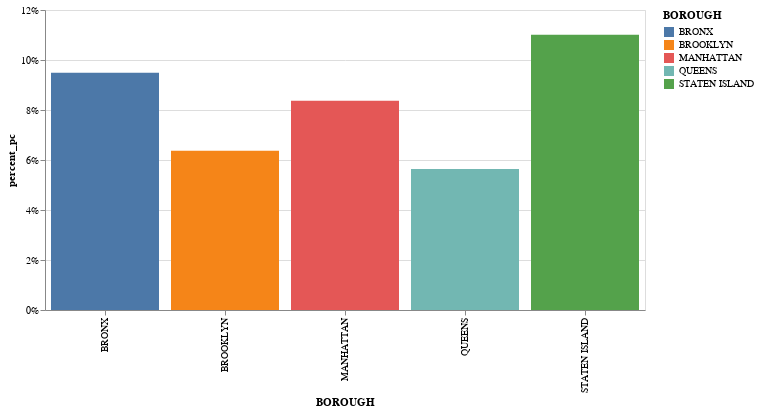

The notebook cell this image was saved under:
### Markdown cell above
### First show the bar chart of the ratio of non-driver's caused crashed by different burough

### Code cell
alt.Chart(pc_pattern1).mark_bar().encode(
    alt.X('BOROUGH:O'),
    alt.Y('percent_pc:Q', axis=alt.Axis(format='%')),
    color='BOROUGH:N'
).properties(
    height = 300,
    width = 300 * 2
)

### Figure 1 — Vega-Lite specification as saved in the notebook (floating-point values rounded to 4 significant figures)
{"config": {"view": {"width": 400, "height": 300}, "mark": {"tooltip": null}}, "data": {"name": "data-5eec54697e725e376a22ec5ca01afd3f"}, "mark": "bar", "encoding": {"color": {"type": "nominal", "field": "BOROUGH"}, "x": {"type": "ordinal", "field": "BOROUGH"}, "y": {"type": "quantitative", "axis": {"format": "%"}, "field": "percent_pc"}}, "height": 300, "width": 600, "$schema": "https://vega.github.io/schema/vega-lite/v3.3.0.json", "datasets": {"data-5eec54697e725e376a22ec5ca01afd3f": [{"BOROUGH": "BRONX", "pc1": 2362, "count_borough_pc": 24880, "percent_pc": 0.09494}, {"BOROUGH": "BROOKLYN", "pc1": 3243, "count_borough_pc": 50878, "percent_pc": 0.06374}, {"BOROUGH": "MANHATTAN", "pc1": 2686, "count_borough_pc": 32088, "percent_pc": 0.08371}, {"BOROUGH": "QUEENS", "pc1": 2538, "count_borough_pc": 44964, "percent_pc": 0.05645}, {"BOROUGH": "STATEN ISLAND", "pc1": 534, "count_borough_pc": 4848, "percent_pc": 0.1101}]}}
